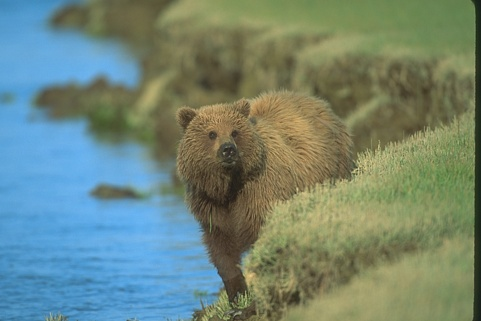
%> input picture Test_Images/100099.jpg, 481 x 321 px; its folder holds only this picture in this run
$ octave Demo_BTRTF.m   (GNU Octave 9; MATLAB toolbox functions it lacks are replaced by stand-ins)
%> lines starting %> are read from the running program, lines starting %| are printed output that depends on the picture
### BTRTF.m
function [ model ] = BTRTF( TY, varargin )
% BTRTF: Bayesian Low-Tubal-Rank Robust Tensor Factorization
%
% %[Syntax]%:
%   model = BTRTF( TY )
%   model = BTRTF( ___, Name, Value )
%
% %[Inputs]%:
%   TY:            the 3rd-order input tensor of size I1 x I2 x I3
%
% %[Name-Value Pairs]
%   'init':        the initialization type
%                  'ml':   Initialization with tSVD (default)
%                  'rand': Random initialization
%
%   'Rs':          the initialized multi-rank
%                  min(I1, I2)*ones(I3, 1) (Default)
%
%   'initVar':     the initialized variance of outliers
%                  1 (Default)
%
%   'gamma':       the relaxation parameter \gamma
%                  I3 (Default)
%
%   'maxIters':    the maximum number of iterations
%                  500 (Default)
%
%   'tol':         the tolerance of the relative change of log-likelihood
%                  1e-5 (Default)
%
% %[Outputs]%:
%   model.TX:      the low-rank component
%   model.S:       the sparse component
%   model.Rs:      the estimated multi-rank
%   model.Fit:     the model fitness at each iteration
%
% %[Reference]%:
%   Yang Zhou, Yiu-ming Cheung.
%   Bayesian Low-Tubal-Rank Robust Tensor Factorization with Multi-Rank Determination.
%   IEEE Transactions on Pattern Analysis and Machine Intelligence,
%   DOI:10.1109/TPAMI.2019.2923240, 2019.
%
% %[Author Notes]%
%   Author:        Yang ZHOU
%   Email :        youngzhou12@gmail.com
%   Affiliation:   Department of Computer Science
%                  Hong Kong Baptist University
%   Release date:  June 22, 2019
%%%%%%%%%%%%%%%%%%%%%%%%%%%%%%%%%%%%%%%%%%%%%%%%%%%%%%%%%%%%%%%%%%%%%%%%%%%

if nargin < 1, error('Not enough input arguments.'); end
N = ndims(TY); % Order of the input tensor
if N ~= 2 && N ~= 3, error('Invalid inputs.'); end
Is = size(TY); % Dimensions of the input tensor
if N == 2, Is(3) = 1; end
I = prod(Is);

ip = inputParser;
ip.addParameter('init', 'rand', @(x) (ismember(x,{'ml','rand'})));
ip.addParameter('Rs', min(Is(1:end-1))*ones(Is(3),1), @(x) (isvector(x) && max(x) <= min(Is(1:end-1))));
ip.addParameter('initVar', 1, @isscalar);
ip.addParameter('gamma', Is(3), @isscalar);
ip.addParameter('maxIters', 100, @isscalar);
ip.addParameter('tol', 1e-5, @isscalar);
ip.parse(varargin{:});

init    = ip.Results.init;
Rs      = ip.Results.Rs;        % Initialized multi-rank
initVar = ip.Results.initVar;   % Initialized variance of outliers
gamma   = ip.Results.gamma;     % Relaxation parameter
maxI    = ip.Results.maxIters;  % Default max number of iterations
tol     = ip.Results.tol;       % Threshold of convergence

% Data Preprocessing
NormY = norm(TY(:));
Y2sum = sum(TY(:).^2);
scale2 = Y2sum / I;
scale = sqrt(scale2);
fftY = fft(TY,[],3);

% Initialization
a_lmbd0 = 1e-6; b_lmbd0 = 1e-6;
a_beta0 = 1e-6; b_beta0 = 1e-6;
a_tau0 = 1e-6; b_tau0 = 1e-6;

switch init
    case 'rand'	% Random initialization
        initR = max(Rs);
        U = randn(Is(1), initR, Is(3)) * sqrt(scale);
        V = randn(Is(2), initR, Is(3)) * sqrt(scale);

        fftU = fft(U, [], 3);
        fftV = fft(V, [], 3);
        fftX = zeros(Is);

        % T-product in the frequency domain
        for k = 1:Is(3)
            fftX(:,:,k) = fftU(:,:,k)*fftV(:,:,k)';
        end

        fftSigU = scale*repmat( eye(initR), [1 1 Is(3)]);
        fftSigV = scale*repmat( eye(initR), [1 1 Is(3)]);

        fftU = squeeze(mat2cell(fftU,Is(1),initR,ones(Is(3),1)));
        fftV = squeeze(mat2cell(fftV,Is(2),initR,ones(Is(3),1)));

        fftSigU = squeeze(mat2cell(fftSigU,initR,initR,ones(Is(3),1)));
        fftSigV = squeeze(mat2cell(fftSigV,initR,initR,ones(Is(3),1)));

        lambda = scale*ones(initR,Is(3));
        lambda = mat2cell(lambda,initR,ones(Is(3),1));
        tau = 1./scale2;

    case 'ml'   % Initialization with tSVD
        fftU = cell(Is(3),1);
        fftV = cell(Is(3),1);
        fftSigU = cell(Is(3),1);
        fftSigV = cell(Is(3),1);
        lambda = cell(1,Is(3));
        fftX = zeros(Is);

        for k = 1:Is(3)
            [Uk,Sk,Vk]=svds(fftY(:,:,k),Rs(k));
            fftU{k} = Uk*(Sk.^(0.5));
            fftV{k} = Vk*(Sk.^(0.5));
            fftX(:,:,k) = fftU{k}*fftV{k}';
            fftSigU{k} = scale*eye(Rs(k));
            fftSigV{k} = scale*eye(Rs(k));
            lambda{k} = scale*ones(Rs(k),1);
        end
        TX = ifft(fftX, [], 3);
        tau = 1./scale2;
end

% Initialize the Sparse Component S
betas = initVar.^(-1)*ones(Is).*((a_beta0+eps)/(b_beta0+eps));
S = betas.^(-0.5).*rand(Is);
fftS = fft(S,[],3);

expUUc = cell(Is(3),1);
expVVc = cell(Is(3),1);

SigUSigV = cell(Is(3),1);
UUcSigV = cell(Is(3),1);
VVcSigU = cell(Is(3),1);

for k = 1:Is(3)
    expVVc{k} = Is(2)*Is(3)*fftSigV{k} + fftV{k}'*fftV{k};
end

Fit = zeros(maxI,1); % Model fitness at each iteration
FitOld = 1e-8;
for iI = 1:maxI
    old_fftX = fftX;
    old_fftE = fftS;

    fftX = fftY - fftS;
    if Is(3) ~= 1
        endIdx = int16(Is(3)/2 + 1);
    else
        endIdx = 1;
    end
    for k = 1:endIdx
        % Update U
        fftSigU{k} = eye(Rs(k))/(tau*expVVc{k} + FitOld/gamma*diag(lambda{k}) + 1e-5*eye(Rs(k)));
        fftU{k} = tau*fftX(:,:,k)*fftV{k}*fftSigU{k};
        fftUU = fftU{k}'*fftU{k};
        expUUc{k} = Is(1)*Is(3)*fftSigU{k} + fftUU;

        % Update V
        fftSigV{k} = eye(Rs(k))/(tau*expUUc{k} + FitOld/gamma*diag(lambda{k}) + 1e-5*eye(Rs(k)));
        fftV{k} = tau*fftX(:,:,k)'*fftU{k}*fftSigV{k};
        fftVV = fftV{k}'*fftV{k};
        expVVc{k} = Is(2)*Is(3)*fftSigV{k} + fftVV;

        % Update Lambda
        a_lmbd = a_lmbd0 + 0.5*(Is(1)+Is(2));
        b_lmbd = (b_lmbd0 + 0.5/(Is(3))*diag(expUUc{k}+expVVc{k}));
        lambda{k} = a_lmbd./b_lmbd;

        SigUSigV{k} = fftSigU{k}*fftSigV{k};
        UUcSigV{k} = fftUU*fftSigV{k};
        VVcSigU{k} = fftVV*fftSigU{k};

        fftX(:,:,k) = fftU{k}*fftV{k}';
    end

    for k = Is(3):-1:endIdx+1
        expUUc{k} = conj(expUUc{Is(3)-k+2});
        fftSigU{k} = conj(fftSigU{Is(3)-k+2});
        fftU{k} = conj(fftU{Is(3)-k+2});

        expVVc{k} = conj(expVVc{Is(3)-k+2});
        fftSigV{k} = conj(fftSigV{Is(3)-k+2});
        fftV{k} = conj(fftV{Is(3)-k+2});

        lambda{k} = conj(lambda{Is(3)-k+2});

        SigUSigV{k} = conj(SigUSigV{Is(3)-k+2});
        UUcSigV{k} = conj(UUcSigV{Is(3)-k+2});
        VVcSigU{k} = conj(VVcSigU{Is(3)-k+2});

        fftX(:,:,k) = conj(fftX(:,:,Is(3)-k+2));
    end

    % Update the Sparse Component S
    TX = ifft(fftX,[],3);
    SigmaS = 1./(betas+tau);
    S = double(tau*(TY-TX).*SigmaS);
    fftS = fft(S, [], 3);

    % Update Beta
    a_beta = a_beta0 + 0.5;
    b_beta = b_beta0 + 0.5*(S.^2 + SigmaS);
    betas = a_beta./b_beta;

    % Update tau
    err = norm(fftY(:)-fftX(:)-fftS(:))^2/Is(3) ...
        + Is(2)*sum(arrayfun(@(x) trace(x{:}), UUcSigV)) ...
        + Is(1)*sum(arrayfun(@(x) trace(x{:}), VVcSigU)) ...
        + I*sum(arrayfun(@(x) trace(x{:}), SigUSigV)) + sum(SigmaS(:));

    a_tau = a_tau0 + 0.5*I;
    b_tau = b_tau0 + 0.5*err;
    tau = a_tau / b_tau;

    % Calc Fittness
    Fit(iI) = 1 - sqrt(err)/NormY;
    RelChan = abs(FitOld - Fit(iI));
    if Fit(iI) > 0
        FitOld = Fit(iI);
    else
        FitOld = 1e-8;
    end

    % Prune Unnecessary Components
    for k = 1:Is(3)
        MAX_Lmbd = min(lambda{k}) * 1e4;
        dimIdx = find(lambda{k} <= MAX_Lmbd);
        if length(dimIdx) ~= Rs(k)
            Rs(k) = length(dimIdx);
            lambda{k} = lambda{k}(dimIdx);
            fftU{k} = fftU{k}(:,dimIdx);
            fftV{k} = fftV{k}(:,dimIdx);
            expVVc{k} = expVVc{k}(dimIdx,dimIdx);
            expUUc{k} = expUUc{k}(dimIdx,dimIdx);
            fftSigU{k} = fftSigU{k}(dimIdx,dimIdx);
            fftSigV{k} = fftSigV{k}(dimIdx,dimIdx);
        end
        cmpNorm = norm(fftU{k},'fro') + norm(fftV{k},'fro');
        if Rs(k) > 1 && cmpNorm < 1e-12 && FitOld > 0.98
            Rs(k) = 1;
            lambda{k} = lambda{k}(1);
            fftU{k} = fftU{k}(:,1);
            fftV{k} = fftV{k}(:,1);
            expVVc{k} = expVVc{k}(1,1);
            expUUc{k} = expUUc{k}(1,1);
            fftSigU{k} = fftSigU{k}(1,1);
            fftSigV{k} = fftSigV{k}(1,1);
        end
    end

    % Check Convergence:
    Xconv = norm(old_fftX(:) - fftX(:))/norm(old_fftX(:));
    Econv = norm(old_fftE(:) - fftS(:))/norm(old_fftE(:));

    if iI > 1
        if RelChan < tol && Xconv < tol && FitOld > 0.5
            fprintf('Iter %u: Fit = %f, FitTol = %f, Xconv = %g, Econv = %g, R = %s.\n', ...
                iI, Fit(iI), RelChan, Xconv, Econv, mat2str(Rs));
            disp('Evidence Lower Bound Converges.');
            break;
        end
        if mod(iI,10) == 0
            fprintf('Iter %u: Fit = %f, FitTol = %f, Xconv = %g, Econv = %g, R = %s.\n', ...
                iI, Fit(iI), RelChan, Xconv, Econv, mat2str(Rs));
        end
    else
        fprintf('Iter %u: Fit = %f, Xconv = %g, Econv = %g, R = %s.\n', ...
            iI, Fit(iI), Xconv, Econv, mat2str(Rs));
    end
end

model.TX = TX;
model.S = S;
model.Rs = Rs;
model.Fit = Fit(1:iI);
end

### Demo_BTRTF.m
% BTRTF demo for image denoising
addpath(genpath('BTRTF'));

% 'Test_Images' consists of 8 sample images from the BSD500 dataset
imgDir = './Test_Images';
D= dir(fullfile(imgDir,'*.jpg'));

for i = 1:numel(D)
    % Load images
    imgName = fullfile(imgDir,D(i).name);
    Img = double(imread(imgName));

    X_true = Img/255;
    Is = size(X_true);
%> Is = [321 481 3]
    maxFea = max(X_true(:));
%> maxFea = 0.957

    % Generate sparse outliers
    SparseRatio = 0.10;
    E_true = zeros(size(X_true));
    Eomega = randsample(prod(Is), round(prod(Is)*SparseRatio));
    E_true(Eomega) = rand(length(Eomega),1); % the sparse component
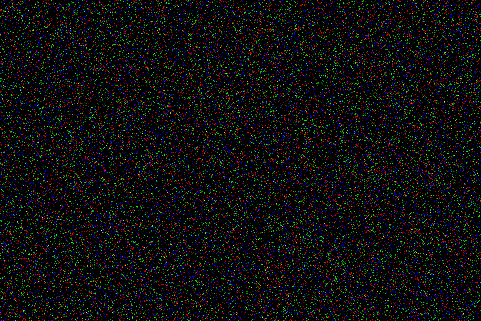
%> E_true: size 321x481x3 double; mean R, G, B 0.0496, 0.0504, 0.0497

    % Observation
    Y = X_true + E_true;
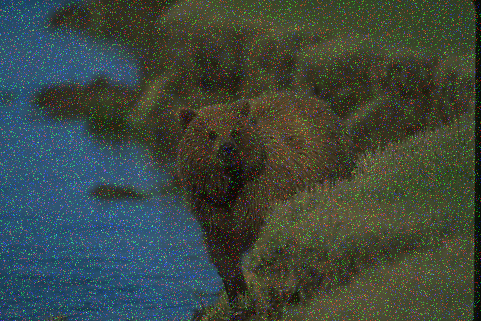
%> Y: size 321x481x3 double; mean R, G, B 0.493, 0.574, 0.52; drawn with min black and max white

    % BTRTF training
    model = BTRTF( Y, 'init', 'ml', 'Rs', 150*ones(Is(3),1), ...
        'initVar', 1e-7, 'maxIters', 500, 'tol', 1e-4 );
%> in BTRTF, `NormY = norm(TY(:));`: NormY = 396.7
%> in BTRTF, `Y2sum = sum(TY(:).^2);`: Y2sum = 157400
%> in BTRTF, `scale2 = Y2sum / I;`: scale2 = 0.34
%> in BTRTF, `scale = sqrt(scale2);`: scale = 0.583
%> after the loop in BTRTF, `for k = 1:Is(3)`: fftSigU = 3 items
%> in BTRTF, `TX = ifft(fftX, [], 3);`:
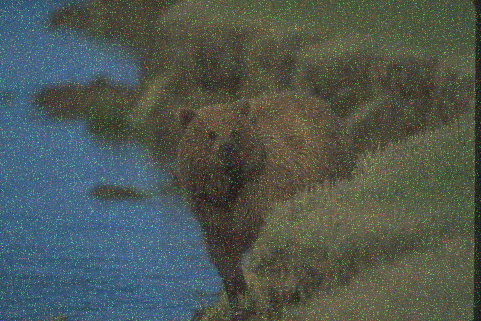
%> TX: size 321x481x3 double; mean R, G, B 0.493, 0.574, 0.52; mean of the top-left, top-right, bottom-left and bottom-right quarters 0.523, 0.479, 0.595, 0.518; drawn with min black and max white
%> in BTRTF, `tau = 1./scale2;`: tau = 2.94
%> after the loop in BTRTF, `for k = 1:Is(3)`: expVVc = 3 items
%> (the run ends here)
